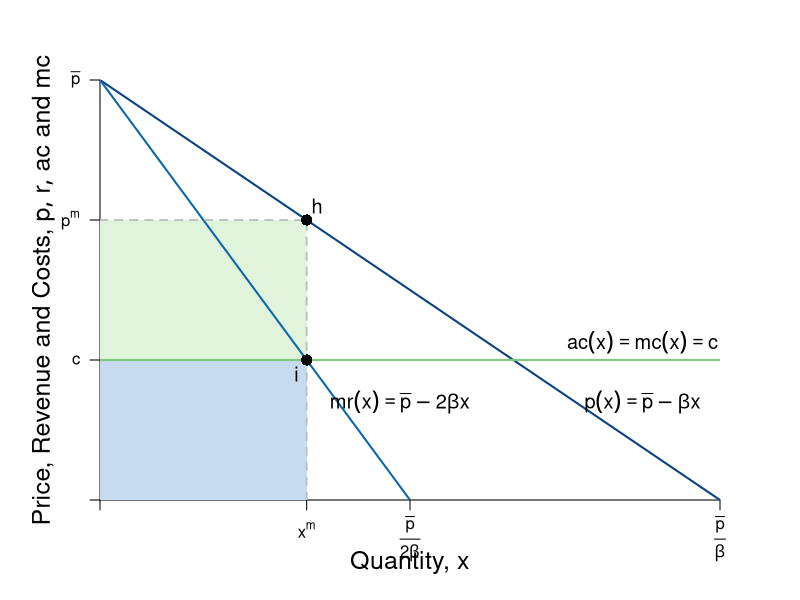

The R script that drew this image:
#Graph Designer: Simon Halliday + Scott Cohn
#Authors: Bowles and Halliday
#Title: Coordination, Conflict and Competition: A Text in Microeconomics

require(shape)
#pdf(file = "competitionmarkets/monopolist_profit.pdf", width = 9, height = 7)
jpeg(file = "monopolist_nolabels.jpg", width = 6*120, height = 4*120)


#Set parameters for graphics
axislabelsize <- 1.5
labelsize <- 1.2
graphlinewidth <- 2
segmentlinewidth <- 1.8

COL <- c("#7fc97f", "#beaed4", "#fdc086", "#ffff99", "#386cb0", "#f0027f", "#bf5b17", "#666666")
COLA <- c("#e0f3db", "#99d8c9","#66c2a4","#41ae76", "#238b45", "#005824")
COLB <- c("#c6dbef", "#4eb3d3", "#2b8cbe", "#0868ac","#084081")

#Edited the margins to cater for the larger LHS labels
par(mar =  c(5, 5, 4, 4))

AvgRevenue <- function(x, rmax = 12, xmax = 12){
  rmax - (rmax/xmax)*x
}

MRevenue <- function(x, rmax = 12, xmax = 12){
  rmax - 2*(rmax/xmax)*x
}

AvgCost <- function(x, c0 = 2, c1 = 4){
  c0/x + c1
}

xlims <- c(0, 12)
ylims <- c(0, 12)

npts <- 501 
x <- seq(xlims[1], xlims[2], length.out = npts)
y <- seq(ylims[1], ylims[2], length.out = npts) 
a <- c(13, 16.75, 19.25)

plot(0, 0, xlim = xlims, ylim = ylims, type = "n",
     xlab = expression(paste("")),
     ylab = expression(paste("")), 
     xaxt = "n", 
     yaxt = "n", 
     cex.lab = axislabelsize, 
     bty = "n",
     xaxs="i", 
     yaxs="i")

# ticksy <- seq(from = ylims[1], to = ylims[2], by = 1)
# ylabels <- seq(from = ylims[1], to = ylims[2], by = 1)
# ticksx <- seq(from = xlims[1], to = xlims[2], by = 1)
# xlabels <- seq(from = xlims[1], to = xlims[2], by = 1)
ticksy <- c(0, 4, AvgRevenue(x = 4), ylims[2])
ylabels <- c(NA, expression(paste(c)), expression(paste(p^{m})), expression(paste(bar(p))))
ticksx <- c(0, 4, 6, xlims[2])
xlabels <- c(NA, expression(paste(x^{m})), expression(paste(frac(bar(p),2*beta))), expression(paste(frac(bar(p),beta))))

axis(1, at = ticksx, pos = 0, labels = FALSE)
text(x = c(0, 4, 6, xlims[2]), par("usr")[3] - 0.4, labels = xlabels, srt = 0, pos = 1, xpd = TRUE)
axis(2, at = ticksy, pos = 0, labels = ylabels, las = 1)

npts <- 500 
xx1 <- seq(xlims[1], xlims[2], length.out = npts)
xx3 <- seq(2, 6, length.out = npts)

#Draw the polygon for profit
xpoly1 <- c(0, 4, 4, 0, 0)
ypoly1 <- c(4, 4, AvgRevenue(x = 4), AvgRevenue(x = 4), 4)
polygon(x = xpoly1, y = ypoly1, col=COLA[1], density=NULL, border = NA)

#Draw the polygon for costs
xpoly2 <- c(0, 4, 4, 0, 0)
ypoly2 <- c(0, 0, 4, 4, 4)
polygon(x = xpoly2, y = ypoly2, col=COLB[1], density=NULL, border = NA)

#lines(xx1, bcA(xx1, w = 10, p = 1.5), col = COLB[3], lwd = graphlinewidth)
lines(xx1, AvgRevenue(xx1, rmax = 12, xmax = 12), col = COLB[5], lwd = graphlinewidth)
lines(xx1, MRevenue(xx1, rmax = 12, xmax = 12), col = COLB[4], lwd = graphlinewidth)
#lines(xx1, AvgCost(xx1, c0 = 2, c1 = 4), col = COLA[5], lwd = graphlinewidth)

#Label the axes
text(0.5*(xlims[2]), -1.8, expression(paste("Quantity, ", x)), xpd = TRUE, cex = axislabelsize) 
#mtext(expression(paste("Quantity of output, ", x)), side=1, line = 2.5, cex = axislabelsize)
text(-1.1, 0.5*ylims[2], expression(paste("Price, Revenue and Costs, ", list(p, r, ac), " and ", mc)), xpd = TRUE, cex = axislabelsize, srt = 90) 

#Label curves
text(10.5, 4.5, expression(paste(ac(x) == mc(x), phantom() == c)), cex = labelsize)
text(10.5, 2.8, expression(paste(p(x) == bar(p) - beta*x)), cex = labelsize)
text(5.8, 2.8, expression(paste(mr(x) == bar(p) - 2*beta*x)), cex = labelsize)

#Labels cost and profit areas
# text(2, 0.5*AvgCost(x = 4), expression("Total Costs"), cex = labelsize)
# text(2, 6, expression("Economic"), cex = labelsize)
# text(2, 5.5, expression("Profit"), cex = labelsize)

#Draw segments for total costs
segments(0, AvgRevenue(x = 4), 4, AvgRevenue(x = 4), lty = 2, col = "gray" , lwd = segmentlinewidth)
segments(4, 0, 4, AvgRevenue(x = 4), lty = 2, col = "gray" , lwd = segmentlinewidth)
segments(0, 4, xlims[2], 4, lty = 1, col = COL[1] , lwd = graphlinewidth)

#Label Points for comparison
points(4, MRevenue(x = 4), pch = 16, col = "black", cex = 1.5)
text(3.8, MRevenue(x = 4) - 0.4, expression(i), cex = labelsize)


points(4, AvgRevenue(x = 4), pch = 16, col = "black", cex = 1.5)
text(4.2, AvgRevenue(x = 4) + 0.4, expression(h), cex = labelsize)


#Arrow to mr = mc
# text(7.5, 9.5, expression(paste("Profit Maximum at")), cex = labelsize)
# text(7.5, 9, expression(paste(mr == mc)), cex = labelsize)
# Arrows(6.1, 9.2, 4.2, 4.3, col = "black", lty = 1, lwd = 2, arr.type = "triangle", arr.lwd = 0.5)



dev.off()
